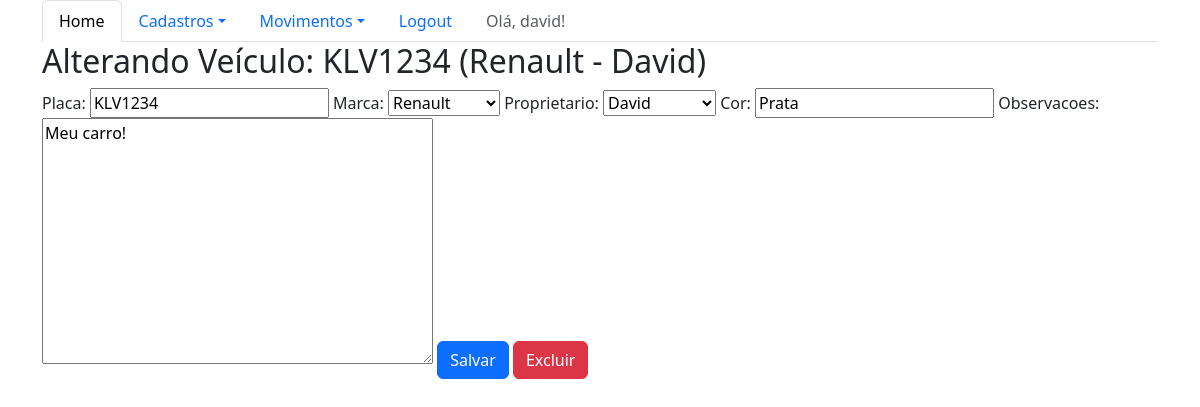
/sistema/veiculoupdate/1/ (signed in), run on the app's committed database.
### core/models.py (models this page shows)
class Veiculo(models.Model):
    placa = models.CharField(max_length=7)
    marca = models.ForeignKey(Marca,blank=True,null=True, on_delete=models.CASCADE)
    proprietario = models.ForeignKey(Pessoa,on_delete=models.CASCADE)
    cor = models.CharField(max_length=15, blank=True, null=True)
    observacoes = models.TextField(blank=True, null=True)
    def __str__(self):
        return self.placa + ' (' + self.marca.nome + ' - ' + self.proprietario.nome + ')'

class Marca(models.Model):
    nome = models.CharField(max_length=50)
    def __str__(self):
        return self.nome

class Pessoa(models.Model):
    nome = models.CharField(max_length=100)
    endereco = models.CharField(max_length=200,blank=True,null=True)
    telefone = models.CharField(max_length=20,blank=True,null=True)
    def __str__(self):
        return self.nome

### core/views.py (the view)
# urls.py: re_path(r'^veiculoupdate/(?P<id>\d+)/$', veiculo_update, name='core_veiculo_update'),
@login_required
def veiculo_update(request, id):
    data = {}
    veiculo = Veiculo.objects.get(id=id)
    form = VeiculoForm( request.POST or None, instance=veiculo)
    data['veiculo'] = veiculo
    data['form'] = form
    if request.method == 'POST':
        if form.is_valid():
            form.save()
            return redirect('core_lista_veiculos')
    else:
        return render(request, 'core/update_veiculo.html', data)

### core/forms.py
class VeiculoForm(ModelForm):
    class Meta:
        model = Veiculo
        fields = '__all__'

### core/templates/core/update_veiculo.html (shortened to what this page needs)
{% extends 'logado.html' %}
{% load bootstrap %}
{% block main %}
<div class="row">
    <div class="col">
      <h2>Alterando Veículo: {{veiculo}}</h2>
      <form action="{% url 'core_veiculo_update' veiculo.id %}" method="POST">
        {{form|bootstrap}}
        <button type="submit" class="btn btn-primary">Salvar</button>
        <a href="{% url 'core_veiculo_delete' veiculo.id %}" class="btn btn-danger">Excluir</a>
      </form>
  </div>
</div>
{% endblock %}

### templates/logado.html (shortened to what this page needs)
{% extends 'base.html' %}
    {% block contents %}
    <ul class="nav nav-tabs">
      {% if user.is_authenticated %}
      <li class="nav-item">
        <a class="nav-link active" aria-current="page" href="{% url 'core_home' %}">Home</a>
      </li>
      <li class="nav-item dropdown">
        <a class="nav-link dropdown-toggle" data-bs-toggle="dropdown" href="#" role="button" aria-expanded="false">Cadastros</a>
      </li>
      <li class="nav-item dropdown">
        <a class="nav-link dropdown-toggle" data-bs-toggle="dropdown" href="#" role="button" aria-expanded="false">Movimentos</a>
      </li>
      <li class="nav-item">
        <a class="nav-link" href="{% url 'logout' %}">Logout</a>
      </li>
      <li class="nav-item">
        <a class="nav-link disabled" href="#">Olá, {{user}}!</a>
      </li>
      {% else %}
      <li class="nav-item">
        <a class="nav-link" href="{% url 'login' %}">Login</a>
      </li>
      {%endif%}
    </ul>
    {% block main %}
    {% endblock %}
{% endblock %}

### data on the page
Veiculo: placa+marca+proprietario "KLV1234 (Renault - David)", placa "KLV1234", marca "Renault", proprietario "David", cor "Prata", observacoes "Meu carro!"

### other printed values
{{ user }} "david"
